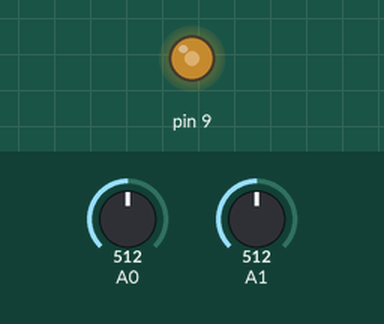
Simulated run of this sketch. Board: Arduino Uno, built with avr-gcc and run on an emulated ATmega328P. Shown: output pins drawn as LEDs (lit = HIGH). Inputs (shaded band) come from the test bench; at power-on: A0 = 512, A1 = 512.

Above: at 1.2 s.
1.3 s: A0 set to 0
At 2.4 s:
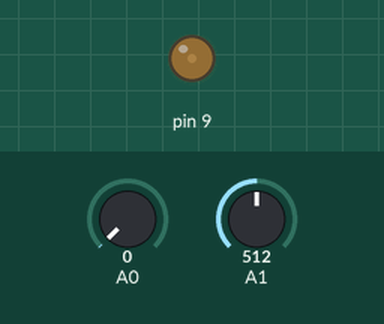
2.8 s: A0 set to 60
At 3.5 s:
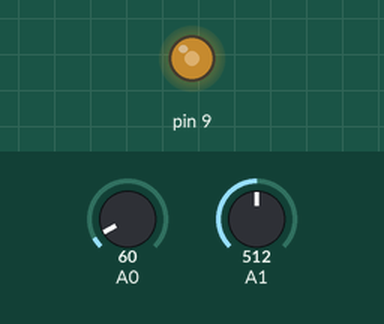
Timing chart, 0 to 5.8 s (numbered marks = the images above; inputs shaded):
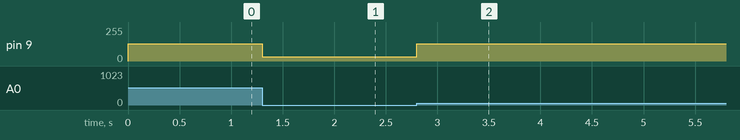

The sketch:

praktikum7.3.ino
```cpp
int setCycles;
int setDuty;
void set(int cycles, float duty){
  char oldSREG;
int dutyCycle = cycles * 0.5;
if (dutyCycle <6){
dutyCycle = 6;
}

if (dutyCycle > 1015){
dutyCycle = 1015;

}
if (cycles < 50){
cycles = 50;
}
oldSREG = SREG;
cli();
ICR1 = cycles;
OCR1A = dutyCycle;
SREG = oldSREG;
}

void setup(){
TCCR1A = 0;
TCCR1B = _BV(WGM13);
TCCR1B &= ~(_BV(CS10) | _BV(CS11) | _BV(CS12));
TCCR1B |= _BV(CS10);
DDRB |= _BV(PORTB1);
TCCR1A |= _BV(COM1A1);

}

void loop(){
  int temp_cycles = analogRead(A0);
  int temp_duty = analogRead(A1);
  if (temp_cycles != setCycles || temp_duty != setDuty ){
    setCycles = temp_cycles;
    setDuty = temp_duty;
    set(setCycles, setDuty / 1024.0);
  }
}
```

Measured:
- after the input at 1.3 s, pin 9: 128/255 → 31/255 at once
- after the input at 2.8 s, pin 9: 31/255 → 128/255 at once
